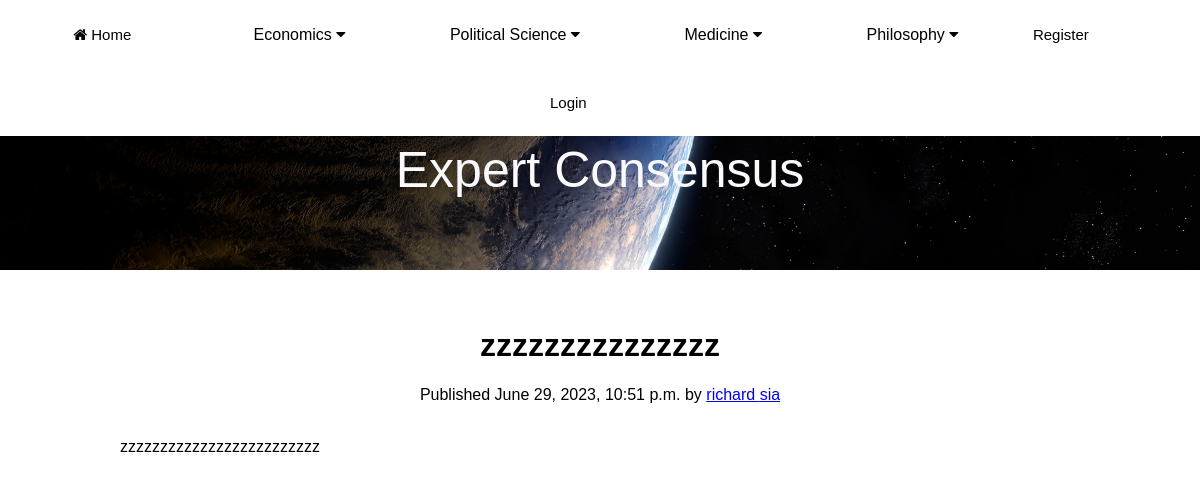
/MainApp/blog_post/31/, run on the app's committed database.
### MainApp/models.py (models this page shows, shortened)
class Post(models.Model):
    class Status(models.TextChoices):
        DRAFT = 'DF', 'Draft'
        PUBLISHED = 'PB', 'Published'
    title = models.CharField(max_length=255)
    header_image = models.ImageField(null=True, blank=True, upload_to="images/profile/")
    author = models.ForeignKey(User, on_delete=models.CASCADE, related_name='blog_posts')
    slug = models.SlugField(max_length=255, unique_for_date='publish')
    body = RichTextField(blank=True, null=True)
    publish = models.DateTimeField(default=timezone.now)
    created = models.DateTimeField(auto_now_add=True)
    updated = models.DateTimeField(auto_now=True)
    status = models.CharField(max_length=2, choices=Status.choices, default=Status.DRAFT)
    category = models.ForeignKey(Category, on_delete=models.CASCADE, related_name="posts")
    objects = models.Manager()
    published = PublishedManager()
    class Meta:
        ordering = ['-publish']
        indexes = [models.Index(fields=['-publish']),]

### MainApp/views.py (the view)
# urls.py: path('blog_post/<int:pk>/', post_detail.as_view(), name='post_detail'),
class post_detail(DetailView, ):
    model = Post
    template_name = 'MainApp/post/detail.html'
    success_url = reverse_lazy('post_detail')

### MainApp/templates/MainApp/post/detail.html (shortened to what this page needs)
{% extends "MainApp/base.html" %}
{% load static %}
{% block content %}
<div id="blog_box">
    <div id="post_body">
<br/>
        <h1>{{ post.title }}</h1>
        <p class="date">
        Published {{ post.publish }} by <a href="{% url 'profile_page' post.author.profile.id %}">{{ post.author.first_name }} {{ post.author.last_name}}</a>
    </p>
    {{ post.body|ljust:10|striptags|safe|linebreaksbr }}
</div>
</div>
{% endblock %}

### MainApp/static/style.css (style rules this page uses)
body { margin: 0; padding: 0; background: white; font-family: arial; }
#post_body { text-align: left; margin: auto; color:black; width: 80%; float: center; }
p { color: black; text-align: center; }
h1 { color: black; text-align: center; }

### data on the page
Post: title "zzzzzzzzzzzzzzz", publish "June 29, 2023, 10:51 p.m.", author.first_name "richard", author.last_name "sia", body "zzzzzzzzzzzzzzzzzzzzzzzzz"
